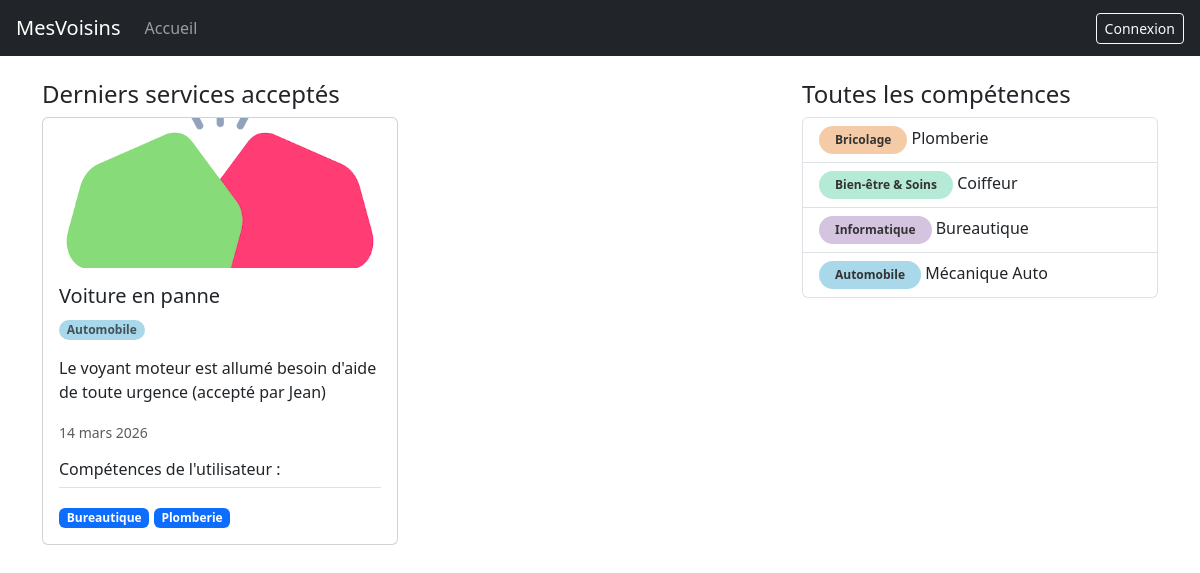
Page /app/ on the earlier database version.
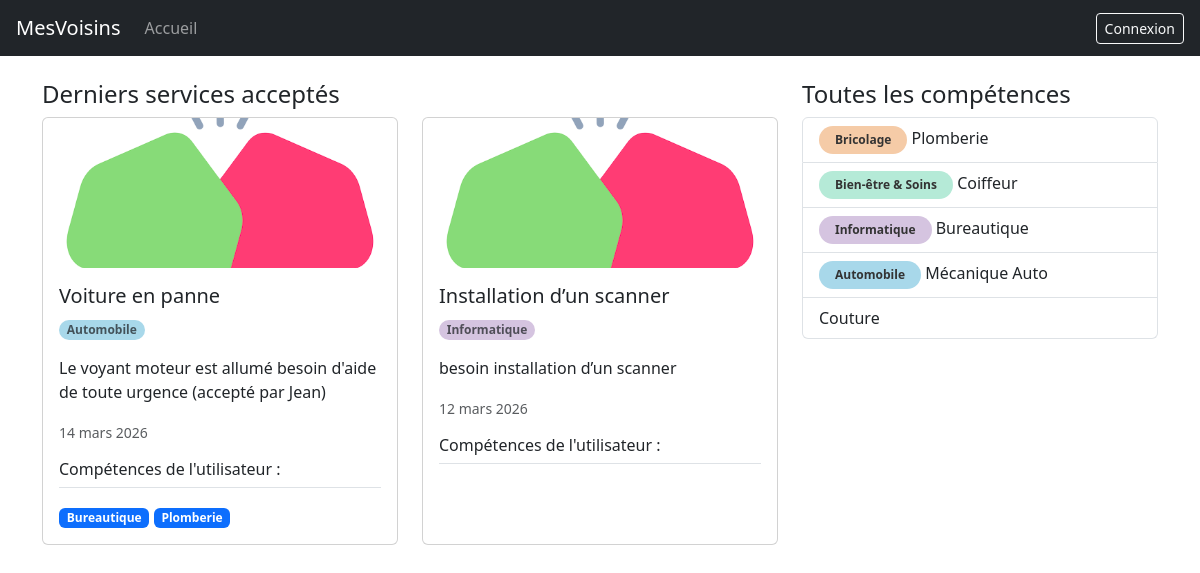
Same page on the later database version.
### app/models.py (models this page shows, shortened)
class Service(models.Model):
    title = models.CharField(max_length=100)
    description = models.TextField()
    skill = models.ForeignKey(Skill, on_delete=models.CASCADE)
    creator = models.ForeignKey('auth.User', on_delete=models.CASCADE, related_name='services_crees')
    volunteer = models.ForeignKey('auth.User', null=True, blank=True, on_delete=models.SET_NULL, related_name='volunteer')
    date = models.DateField()
    created_at = models.DateTimeField(auto_now_add=True)

class Skill(models.Model):
    name = models.CharField(max_length=100)
    category = models.ForeignKey('Category',null=True, blank=True, on_delete=models.CASCADE)

class Category(models.Model):
    name = models.CharField(max_length=100)
    color = models.CharField(max_length=7, default="#ffffff")

class UserSkill(models.Model):
    user = models.ForeignKey('auth.User', on_delete=models.CASCADE)
    skill = models.ForeignKey(Skill, on_delete=models.CASCADE)

### app/views.py (the view)
# urls.py: path("", views.home, name="home"),
def home(request):
    last_services_accepted = Service.objects.filter(volunteer__isnull=False)[:10]
    all_skill = Skill.objects.all()
    if request.user.is_authenticated:
        user_skill = request.user.userskill_set.values_list('skill__name', flat=True)
    else:
        user_skill = []
    context = {"last_services": last_services_accepted, "all_skill": all_skill, "user_skill": user_skill}
    return render(request, 'home.html', context)

### app/templates/home.html
{% extends 'base.html' %}
{% load static %}
{% block content %}
<div class="container mt-4">
  <div class="row">
    <div class="col-md-8">
      <h4>Derniers services acceptés</h4>
      <div class="row">
        {% for service in last_services %}
        <div class="col-md-6 mb-3">
          <div class="card h-100">
            <img src="{% static 'app/images/img.png' %}" class="card-img-top" alt="logo" style="max-height: 150px; object-fit: cover" />
            <div class="card-body">
              <h5 class="card-title">{{ service.title }}</h5>
              <p class="card-text">
                <small class="badge rounded-pill text-muted" style="background-color: {{ service.skill.category.color }};">{{ service.skill.category.name }}</small>
              </p>
              <p class="card-text">{{ service.description }}</p>
              <p class="card-text"><small class="text-muted">{{ service.date }}</small></p>
              <h6 class="border-bottom pb-2 mb-3">Compétences de l'utilisateur :</h6>
              {% for skill in service.creator.userskill_set.all %}
              <span class="badge bg-primary">{{ skill.skill.name }}</span>
              {% endfor %}
            </div>
          </div>
        </div>
        {% endfor %}
      </div>
    </div>
    <div class="col-md-4">
      <h4>Toutes les compétences</h4>
      <ul class="list-group">
        {% if user.is_authenticated %}
          {% for skill in all_skill %}
            {% if skill.name in user_skill %}
            <li class="list-group-item list-group-item-success d-flex justify-content-between align-items-center">
              <div>
                <span class="badge px-3 py-2 text-dark">{{ skill.name }}</span>
              </div>
              <div class="d-flex align-items-center gap-2">
                <span class="badge bg-success">Ma compétence</span>
                <form action="{% url 'app:delete_skill' skill.id %}" method="post">
                  {% csrf_token %}
                  <button type="submit" class="btn btn-outline-danger btn-sm">Retirer</button>
                </form>
              </div>
            </li>
            {% else %}
            <li class="list-group-item d-flex justify-content-between align-items-center">
              <div>
                  <span class="badge px-3 py-2 text-dark">{{ skill.name }}</span>
              </div>
              <form action="{% url 'app:add_skill' skill.id %}" method="post">
                {% csrf_token %}
                <button type="submit" class="btn btn-outline-primary btn-sm">Ajouter</button>
              </form>
            </li>
            {% endif %}
          {% endfor %}
        {% else %}
          {% for skill in all_skill %}
          <li class="list-group-item d-flex justify-content-between align-items-center">
            <div>
              <span class="badge rounded-pill px-3 py-2" style="background-color: {{ skill.category.color }}; color: #333;">{{ skill.category.name }}</span>
              {{ skill.name }}
            </div>
          </li>
          {% endfor %}
        {% endif %}
      </ul>
    </div>
  </div>
</div>
{% endblock %}

### templates/base.html (shortened to what this page needs)
{% load django_bootstrap5 %}
<!doctype html>
<html lang="fr">
  <head>    <meta charset="UTF-8" />
    {% load django_bootstrap5 %}
    {% bootstrap_css %}
</head>
  <body>
    <header>
      <nav class="navbar navbar-expand-lg navbar-dark bg-dark px-3">
      <a class="navbar-brand" href="{% url 'app:home' %}">MesVoisins</a>
      <div class="collapse navbar-collapse">
        <ul class="navbar-nav me-auto">
          <li class="nav-item">
            <a class="nav-link" href="{% url 'app:home' %}">Accueil</a>
          </li>
        </ul>
        <ul class="navbar-nav ms-auto align-items-center">
          {% if user.is_authenticated %}
          <li class="nav-item">
            <span class="navbar-text text-light me-3">Bienvenue, {{ user.username }}</span>
          </li>
          <li class="nav-item">
            <form method="post" action="{% url 'logout' %}">
              {% csrf_token %}
              <button type="submit" class="btn btn-outline-light btn-sm">Se déconnecter</button>
            </form>
          </li>
          {% else %}
          <li class="nav-item">
            <a class="btn btn-outline-light btn-sm" href="{% url 'login' %}">Connexion</a>
          </li>
          {% endif %}
        </ul>
      </div>
    </nav>
    </header>
    <main>{% block content %}{% endblock %}</main>
  </body>
</html>

Differences in the rows shown:
added Service: title "Installation d’un scanner", skill.category.name "Informatique", description "besoin installation d’un scanner", date "12 mars 2026"
added Skill: name "Couture"
